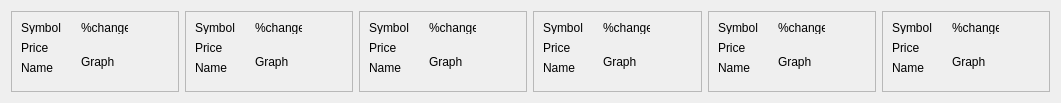
        <widget class="QWidget" name="scrollAreaWidgetContents_3">
         <property name="geometry">
          <rect>
           <x>0</x>
           <y>0</y>
           <width>1061</width>
           <height>103</height>
          </rect>
         </property>
         <layout class="QHBoxLayout" name="horizontalLayout_3">
          <item>
           <widget class="QFrame" name="frame_5">
            <property name="frameShape">
             <enum>QFrame::Shape::StyledPanel</enum>
            </property>
            <property name="frameShadow">
             <enum>QFrame::Shadow::Raised</enum>
            </property>
            <widget class="QLabel" name="label_9">
             <property name="geometry">
              <rect>
               <x>10</x>
               <y>10</y>
               <width>47</width>
               <height>13</height>
              </rect>
             </property>
             <property name="text">
              <string>Symbol</string>
             </property>
            </widget>
            <widget class="QLabel" name="label_10">
             <property name="geometry">
              <rect>
               <x>10</x>
               <y>30</y>
               <width>47</width>
               <height>13</height>
              </rect>
             </property>
             <property name="text">
              <string>Price</string>
             </property>
            </widget>
            <widget class="QLabel" name="label_27">
             <property name="geometry">
              <rect>
               <x>10</x>
               <y>50</y>
               <width>47</width>
               <height>13</height>
              </rect>
             </property>
             <property name="text">
              <string>Name</string>
             </property>
            </widget>
            <widget class="QLabel" name="label_28">
             <property name="geometry">
              <rect>
               <x>70</x>
               <y>10</y>
               <width>47</width>
               <height>13</height>
              </rect>
             </property>
             <property name="text">
              <string>%change</string>
             </property>
            </widget>
            <widget class="QLabel" name="label_14">
             <property name="geometry">
              <rect>
               <x>70</x>
               <y>30</y>
               <width>81</width>
               <height>41</height>
              </rect>
             </property>
             <property name="text">
              <string>Graph</string>
             </property>
            </widget>
           </widget>
          </item>
          <item>
           <widget class="QFrame" name="frame_6">
            <property name="frameShape">
             <enum>QFrame::Shape::StyledPanel</enum>
            </property>
            <property name="frameShadow">
             <enum>QFrame::Shadow::Raised</enum>
            </property>
            <widget class="QLabel" name="label_11">
             <property name="geometry">
              <rect>
               <x>10</x>
               <y>10</y>
               <width>47</width>
               <height>13</height>
              </rect>
             </property>
             <property name="text">
              <string>Symbol</string>
             </property>
            </widget>
            <widget class="QLabel" name="label_12">
             <property name="geometry">
              <rect>
               <x>10</x>
               <y>30</y>
               <width>47</width>
               <height>13</height>
              </rect>
             </property>
             <property name="text">
              <string>Price</string>
             </property>
            </widget>
            <widget class="QLabel" name="label_29">
             <property name="geometry">
              <rect>
               <x>10</x>
               <y>50</y>
               <width>47</width>
               <height>13</height>
              </rect>
             </property>
             <property name="text">
              <string>Name</string>
             </property>
            </widget>
            <widget class="QLabel" name="label_30">
             <property name="geometry">
              <rect>
               <x>70</x>
               <y>10</y>
               <width>47</width>
               <height>13</height>
              </rect>
             </property>
             <property name="text">
              <string>%change</string>
             </property>
            </widget>
            <widget class="QLabel" name="label_15">
             <property name="geometry">
              <rect>
               <x>70</x>
               <y>30</y>
               <width>81</width>
               <height>41</height>
              </rect>
             </property>
             <property name="text">
              <string>Graph</string>
             </property>
            </widget>
           </widget>
          </item>
          <item>
           <widget class="QFrame" name="frame_7">
            <property name="frameShape">
             <enum>QFrame::Shape::StyledPanel</enum>
            </property>
            <property name="frameShadow">
             <enum>QFrame::Shadow::Raised</enum>
            </property>
            <widget class="QLabel" name="label_13">
             <property name="geometry">
              <rect>
               <x>10</x>
               <y>10</y>
               <width>47</width>
               <height>13</height>
              </rect>
             </property>
             <property name="text">
              <string>Symbol</string>
             </property>
            </widget>
            <widget class="QLabel" name="label_16">
             <property name="geometry">
              <rect>
               <x>10</x>
               <y>30</y>
               <width>47</width>
               <height>13</height>
              </rect>
             </property>
             <property name="text">
              <string>Price</string>
             </property>
            </widget>
            <widget class="QLabel" name="label_31">
             <property name="geometry">
              <rect>
               <x>10</x>
               <y>50</y>
               <width>47</width>
               <height>13</height>
              </rect>
             </property>
             <property name="text">
              <string>Name</string>
             </property>
            </widget>
            <widget class="QLabel" name="label_32">
             <property name="geometry">
              <rect>
               <x>70</x>
               <y>10</y>
               <width>47</width>
               <height>13</height>
              </rect>
             </property>
             <property name="text">
              <string>%change</string>
             </property>
            </widget>
            <widget class="QLabel" name="label_17">
             <property name="geometry">
              <rect>
               <x>70</x>
               <y>30</y>
               <width>81</width>
               <height>41</height>
              </rect>
             </property>
             <property name="text">
              <string>Graph</string>
             </property>
            </widget>
           </widget>
          </item>
          <item>
           <widget class="QFrame" name="frame_8">
            <property name="frameShape">
             <enum>QFrame::Shape::StyledPanel</enum>
            </property>
            <property name="frameShadow">
             <enum>QFrame::Shadow::Raised</enum>
            </property>
            <widget class="QLabel" name="label_18">
             <property name="geometry">
              <rect>
               <x>10</x>
               <y>10</y>
               <width>47</width>
               <height>13</height>
              </rect>
             </property>
             <property name="text">
              <string>Symbol</string>
             </property>
            </widget>
            <widget class="QLabel" name="label_19">
             <property name="geometry">
              <rect>
               <x>10</x>
               <y>30</y>
               <width>47</width>
               <height>13</height>
              </rect>
             </property>
             <property name="text">
              <string>Price</string>
             </property>
            </widget>
            <widget class="QLabel" name="label_33">
             <property name="geometry">
              <rect>
               <x>10</x>
               <y>50</y>
               <width>47</width>
               <height>13</height>
              </rect>
             </property>
             <property name="text">
              <string>Name</string>
             </property>
            </widget>
            <widget class="QLabel" name="label_34">
             <property name="geometry">
              <rect>
               <x>70</x>
               <y>10</y>
               <width>47</width>
               <height>13</height>
              </rect>
             </property>
             <property name="text">
              <string>%change</string>
             </property>
            </widget>
            <widget class="QLabel" name="label_20">
             <property name="geometry">
              <rect>
               <x>70</x>
               <y>30</y>
               <width>81</width>
               <height>41</height>
              </rect>
             </property>
             <property name="text">
              <string>Graph</string>
             </property>
            </widget>
           </widget>
          </item>
          <item>
           <widget class="QFrame" name="frame_9">
            <property name="frameShape">
             <enum>QFrame::Shape::StyledPanel</enum>
            </property>
            <property name="frameShadow">
             <enum>QFrame::Shadow::Raised</enum>
            </property>
            <widget class="QLabel" name="label_21">
             <property name="geometry">
              <rect>
               <x>10</x>
               <y>10</y>
               <width>47</width>
               <height>13</height>
              </rect>
             </property>
             <property name="text">
              <string>Symbol</string>
             </property>
            </widget>
            <widget class="QLabel" name="label_22">
             <property name="geometry">
              <rect>
               <x>10</x>
               <y>30</y>
               <width>47</width>
               <height>13</height>
              </rect>
             </property>
             <property name="text">
              <string>Price</string>
             </property>
            </widget>
            <widget class="QLabel" name="label_35">
             <property name="geometry">
              <rect>
               <x>10</x>
               <y>50</y>
               <width>47</width>
               <height>13</height>
              </rect>
             </property>
             <property name="text">
              <string>Name</string>
             </property>
            </widget>
            <widget class="QLabel" name="label_36">
             <property name="geometry">
              <rect>
               <x>70</x>
               <y>10</y>
               <width>47</width>
               <height>13</height>
              </rect>
             </property>
             <property name="text">
              <string>%change</string>
             </property>
            </widget>
            <widget class="QLabel" name="label_23">
             <property name="geometry">
              <rect>
               <x>70</x>
               <y>30</y>
               <width>81</width>
               <height>41</height>
              </rect>
             </property>
             <property name="text">
              <string>Graph</string>
             </property>
            </widget>
           </widget>
          </item>
          <item>
           <widget class="QFrame" name="frame_10">
            <property name="frameShape">
             <enum>QFrame::Shape::StyledPanel</enum>
            </property>
            <property name="frameShadow">
             <enum>QFrame::Shadow::Raised</enum>
            </property>
            <widget class="QLabel" name="label_39">
             <property name="geometry">
              <rect>
               <x>10</x>
               <y>10</y>
               <width>47</width>
               <height>13</height>
              </rect>
             </property>
             <property name="text">
              <string>Symbol</string>
             </property>
            </widget>
            <widget class="QLabel" name="label_40">
             <property name="geometry">
              <rect>
               <x>10</x>
               <y>30</y>
               <width>47</width>
               <height>13</height>
              </rect>
             </property>
             <property name="text">
              <string>Price</string>
             </property>
            </widget>
            <widget class="QLabel" name="label_41">
             <property name="geometry">
              <rect>
               <x>10</x>
               <y>50</y>
               <width>47</width>
               <height>13</height>
              </rect>
             </property>
             <property name="text">
              <string>Name</string>
             </property>
            </widget>
            <widget class="QLabel" name="label_42">
             <property name="geometry">
              <rect>
               <x>70</x>
               <y>10</y>
               <width>47</width>
               <height>13</height>
              </rect>
             </property>
             <property name="text">
              <string>%change</string>
             </property>
            </widget>
            <widget class="QLabel" name="label_43">
             <property name="geometry">
              <rect>
               <x>70</x>
               <y>30</y>
               <width>81</width>
               <height>41</height>
              </rect>
             </property>
             <property name="text">
              <string>Graph</string>
             </property>
            </widget>
           </widget>
          </item>
         </layout>
        </widget>
